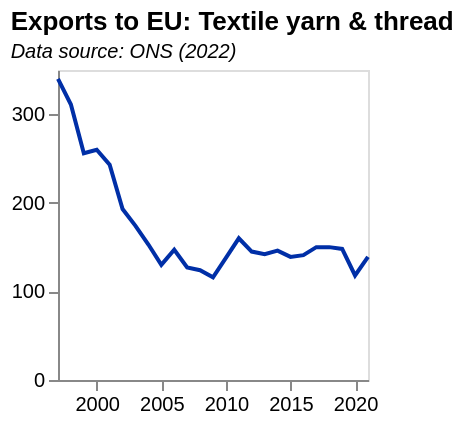

Write a Vega-Lite specification for this figure.
### Vega-Lite specification from a JSON file in a GitHub repository (floating-point values rounded to 4 significant figures)
{"$schema": "https://vega.github.io/schema/vega-lite/v5.json", "data": {"values": [{"date": "1997", "label": "1997", "month": "", "quarter": "", "sourceDataset": "MQ10", "updateDate": "2020-12-16T00:00:00.000Z", "value": "340", "year": "1997"}, {"date": "1998", "label": "1998", "month": "", "quarter": "", "sourceDataset": "MQ10", "updateDate": "2020-12-16T00:00:00.000Z", "value": "311", "year": "1998"}, {"date": "1999", "label": "1999", "month": "", "quarter": "", "sourceDataset": "MQ10", "updateDate": "2020-12-16T00:00:00.000Z", "value": "256", "year": "1999"}, {"date": "2000", "label": "2000", "month": "", "quarter": "", "sourceDataset": "MQ10", "updateDate": "2020-12-16T00:00:00.000Z", "value": "260", "year": "2000"}, {"date": "2001", "label": "2001", "month": "", "quarter": "", "sourceDataset": "MQ10", "updateDate": "2020-12-16T00:00:00.000Z", "value": "243", "year": "2001"}, {"date": "2002", "label": "2002", "month": "", "quarter": "", "sourceDataset": "MQ10", "updateDate": "2020-12-16T00:00:00.000Z", "value": "193", "year": "2002"}, {"date": "2003", "label": "2003", "month": "", "quarter": "", "sourceDataset": "MQ10", "updateDate": "2020-12-16T00:00:00.000Z", "value": "174", "year": "2003"}, {"date": "2004", "label": "2004", "month": "", "quarter": "", "sourceDataset": "MQ10", "updateDate": "2020-12-16T00:00:00.000Z", "value": "153", "year": "2004"}, {"date": "2005", "label": "2005", "month": "", "quarter": "", "sourceDataset": "MQ10", "updateDate": "2020-12-16T00:00:00.000Z", "value": "130", "year": "2005"}, {"date": "2006", "label": "2006", "month": "", "quarter": "", "sourceDataset": "MQ10", "updateDate": "2020-12-16T00:00:00.000Z", "value": "147", "year": "2006"}, {"date": "2007", "label": "2007", "month": "", "quarter": "", "sourceDataset": "MQ10", "updateDate": "2020-12-16T00:00:00.000Z", "value": "127", "year": "2007"}, {"date": "2008", "label": "2008", "month": "", "quarter": "", "sourceDataset": "MQ10", "updateDate": "2020-12-16T00:00:00.000Z", "value": "124", "year": "2008"}, {"date": "2009", "label": "2009", "month": "", "quarter": "", "sourceDataset": "MQ10", "updateDate": "2020-12-16T00:00:00.000Z", "value": "116", "year": "2009"}, {"date": "2010", "label": "2010", "month": "", "quarter": "", "sourceDataset": "MQ10", "updateDate": "2019-12-13T00:00:00.000Z", "value": "138", "year": "2010"}, {"date": "2011", "label": "2011", "month": "", "quarter": "", "sourceDataset": "MQ10", "updateDate": "2019-12-13T00:00:00.000Z", "value": "160", "year": "2011"}, {"date": "2012", "label": "2012", "month": "", "quarter": "", "sourceDataset": "MQ10", "updateDate": "2019-12-13T00:00:00.000Z", "value": "145", "year": "2012"}, {"date": "2013", "label": "2013", "month": "", "quarter": "", "sourceDataset": "MQ10", "updateDate": "2019-12-13T00:00:00.000Z", "value": "142", "year": "2013"}, {"date": "2014", "label": "2014", "month": "", "quarter": "", "sourceDataset": "MQ10", "updateDate": "2019-12-13T00:00:00.000Z", "value": "146", "year": "2014"}, {"date": "2015", "label": "2015", "month": "", "quarter": "", "sourceDataset": "MQ10", "updateDate": "2019-12-13T00:00:00.000Z", "value": "139", "year": "2015"}, {"date": "2016", "label": "2016", "month": "", "quarter": "", "sourceDataset": "MQ10", "updateDate": "2020-12-16T00:00:00.000Z", "value": "141", "year": "2016"}, {"date": "2017", "label": "2017", "month": "", "quarter": "", "sourceDataset": "MQ10", "updateDate": "2020-12-16T00:00:00.000Z", "value": "150", "year": "2017"}, {"date": "2018", "label": "2018", "month": "", "quarter": "", "sourceDataset": "MQ10", "updateDate": "2021-12-15T00:00:00.000Z", "value": "150", "year": "2018"}, {"date": "2019", "label": "2019", "month": "", "quarter": "", "sourceDataset": "MQ10", "updateDate": "2020-12-16T00:00:00.000Z", "value": "148", "year": "2019"}, {"date": "2020", "label": "2020", "month": "", "quarter": "", "sourceDataset": "MQ10", "updateDate": "2021-12-15T00:00:00.000Z", "value": "118", "year": "2020"}, {"date": "2021", "label": "2021", "month": "", "quarter": "", "sourceDataset": "MQ10", "updateDate": "2022-03-16T00:00:00.000Z", "value": "139", "year": "2021"}], "format": {"parse": {"date": "date"}}}, "title": {"text": "Exports to EU: Textile yarn & thread", "subtitle": "Data source: ONS (2022)", "subtitleFontStyle": "italic", "subtitleFontSize": 10, "anchor": "start", "color": "black"}, "width": 155, "height": 155, "mark": {"type": "line", "color": "rgb(0,47,167)"}, "encoding": {"x": {"field": "date", "type": "temporal", "axis": {"grid": false}, "title": ""}, "y": {"field": "value", "type": "quantitative", "axis": {"grid": false}, "title": ""}}}
